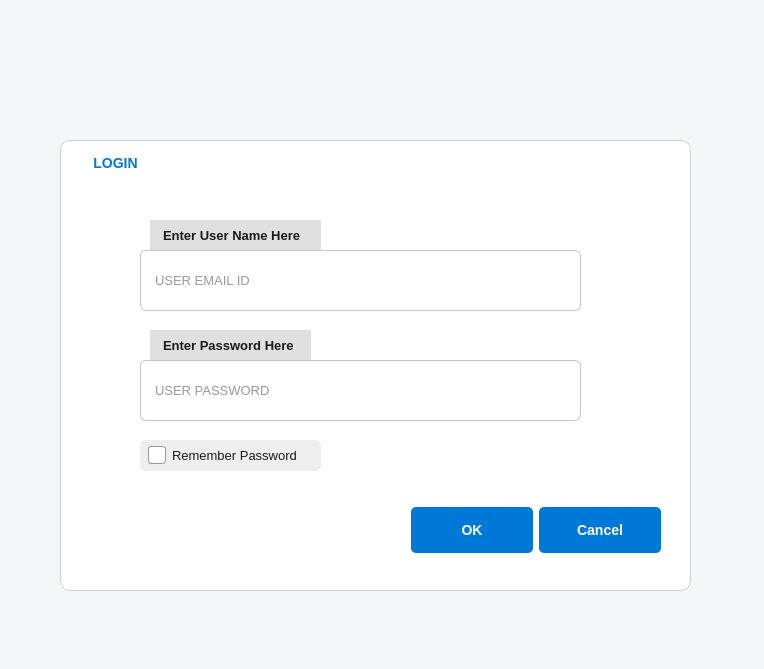
<?xml version="1.0" encoding="UTF-8"?>
<ui version="4.0">
 <class>Dialog</class>
 <widget class="QDialog" name="Dialog">
  <property name="geometry">
   <rect>
    <x>0</x>
    <y>0</y>
    <width>764</width>
    <height>669</height>
   </rect>
  </property>
  <property name="windowTitle">
   <string>Premedia App Login</string>
  </property>
  <property name="windowIcon">
   <iconset>
    <normaloff>:/newPrefix/premedia.png</normaloff>:/newPrefix/premedia.png</iconset>
  </property>
  <property name="styleSheet">
   <string notr="true">/* ===============================
🌐 Base Form Style (Clean/Neutral)
================================== */
QDialog, QWidget {
    background-color: #f4f6f8;  /* light neutral background */
    font-family: &quot;Segoe UI&quot;, &quot;Helvetica Neue&quot;, sans-serif;
    font-size: 14px;
    color: #333333;
}

/* ===============================
🖼️ QLabel Styling
================================== */
QLabel {
    background-color: transparent;
    font-size: 13px;
    color: #2e2e2e;
}

QLabel#label_2,
QLabel#label_3 {
    background-color: #e0e0e0;
    padding: 6px 10px;
    border-radius: 0px 5px 0px 5px;
    font-weight: 500;
    color: #1a1a1a;
}

QLabel#label {
    qproperty-alignment: AlignCenter;
    padding: 10px;
}

/* ===============================
📦 QGroupBox Styling
================================== */
QGroupBox {
    background-color: #ffffff;
    border: 1px solid #d1d1d1;
    border-radius: 10px;
    padding: 20px;
    margin-top: 10px;
    font-weight: bold;
}

QGroupBox::title {
    subcontrol-origin: content;
    subcontrol-position: top left;
    margin-top: -12px;
    padding: 4px 10px;
    font-size: 15px;
    color: #0078d7;
}

/* ===============================
🔤 QLineEdit (Inputs)
================================== */
QLineEdit {
    background-color: #ffffff;
    border: 1px solid #bfc5ca;
    border-radius: 6px;
    padding: 8px 12px;
    font-size: 13px;
    color: #333;
}

QLineEdit:focus {
    border: 1px solid #0078d7;
    background-color: #f0faff;
}

/* ===============================
✅ QCheckBox with Clean Label Background
================================== */
QCheckBox {
    spacing: 6px;
    font-size: 13px;
    color: #1a1a1a;
    padding: 6px 8px;
    border-radius: 6px;
    background-color: #eeeeee;
}

QCheckBox::indicator {
    width: 16px;
    height: 16px;
    border-radius: 3px;
    border: 1px solid #999;
    background-color: #ffffff;
}

QCheckBox::indicator:checked {
    background-color: #0078d7;
    image: none;
}

QCheckBox::indicator:hover {
    border: 1px solid #3399ff;
}

/* ===============================
🔘 QRadioButton Styling
================================== */
QRadioButton {
    spacing: 6px;
    font-size: 13px;
    color: #2e2e2e;
    padding: 6px 8px;
}

QRadioButton::indicator {
    width: 16px;
    height: 16px;
    border-radius: 8px;
    border: 2px solid #0078d7;
    background-color: white;
}

QRadioButton::indicator:checked {
    background-color: #0078d7;
}

QRadioButton::indicator:unchecked {
    background-color: white;
    border: 2px solid #bbb;
}

/* ===============================
🧩 QPushButton Styling (Flat &amp; Modern)
================================== */
QPushButton {
    background-color: #0078d7;
    color: white;
    padding: 8px 16px;
    border-radius: 5px;
    font-weight: bold;
    min-width: 90px;
    min-height: 30px;
    border: none;
}

QPushButton:hover {
    background-color: #005a9e;
}

QPushButton:pressed {
    background-color: #004578;
}

/* ===============================
💬 QDialogButtonBox Buttons
================================== */
QDialogButtonBox QPushButton {
    background-color: #0078d7;
    color: white;
    padding: 8px 16px;
    border-radius: 5px;
    font-weight: bold;
    border: none;
    min-width: 90px;
    min-height: 30px;
}

QDialogButtonBox QPushButton:hover {
    background-color: #005a9e;
}

QDialogButtonBox QPushButton:pressed {
    background-color: #004578;
}
</string>
  </property>
  <widget class="QGroupBox" name="groupBox">
   <property name="geometry">
    <rect>
     <x>60</x>
     <y>130</y>
     <width>631</width>
     <height>461</height>
    </rect>
   </property>
   <property name="font">
    <font>
     <family>Segoe UI</family>
     <pointsize>-1</pointsize>
     <weight>75</weight>
     <bold>true</bold>
    </font>
   </property>
   <property name="title">
    <string>LOGIN</string>
   </property>
   <widget class="QLabel" name="label_3">
    <property name="geometry">
     <rect>
      <x>90</x>
      <y>200</y>
      <width>161</width>
      <height>31</height>
     </rect>
    </property>
    <property name="font">
     <font>
      <family>Segoe UI</family>
      <pointsize>-1</pointsize>
      <weight>63</weight>
      <bold>true</bold>
     </font>
    </property>
    <property name="text">
     <string>Enter Password Here</string>
    </property>
   </widget>
   <widget class="QLineEdit" name="usernametxt">
    <property name="geometry">
     <rect>
      <x>80</x>
      <y>120</y>
      <width>441</width>
      <height>61</height>
     </rect>
    </property>
    <property name="font">
     <font>
      <family>Segoe UI</family>
      <pointsize>-1</pointsize>
     </font>
    </property>
    <property name="placeholderText">
     <string>USER EMAIL ID</string>
    </property>
   </widget>
   <widget class="QLineEdit" name="passwordtxt">
    <property name="geometry">
     <rect>
      <x>80</x>
      <y>230</y>
      <width>441</width>
      <height>61</height>
     </rect>
    </property>
    <property name="font">
     <font>
      <family>Segoe UI</family>
      <pointsize>-1</pointsize>
     </font>
    </property>
    <property name="echoMode">
     <enum>QLineEdit::Password</enum>
    </property>
    <property name="placeholderText">
     <string>USER PASSWORD</string>
    </property>
   </widget>
   <widget class="QCheckBox" name="rememberme">
    <property name="enabled">
     <bool>true</bool>
    </property>
    <property name="geometry">
     <rect>
      <x>80</x>
      <y>310</y>
      <width>181</width>
      <height>31</height>
     </rect>
    </property>
    <property name="font">
     <font>
      <family>Segoe UI</family>
      <pointsize>-1</pointsize>
     </font>
    </property>
    <property name="text">
     <string>Remember Password</string>
    </property>
    <property name="checkable">
     <bool>true</bool>
    </property>
    <property name="checked">
     <bool>true</bool>
    </property>
   </widget>
   <widget class="QLabel" name="label_2">
    <property name="geometry">
     <rect>
      <x>90</x>
      <y>90</y>
      <width>171</width>
      <height>30</height>
     </rect>
    </property>
    <property name="font">
     <font>
      <family>Segoe UI</family>
      <pointsize>-1</pointsize>
      <weight>63</weight>
      <bold>true</bold>
     </font>
    </property>
    <property name="text">
     <string>Enter User Name Here</string>
    </property>
   </widget>
   <widget class="QDialogButtonBox" name="buttonBox">
    <property name="geometry">
     <rect>
      <x>350</x>
      <y>370</y>
      <width>251</width>
      <height>61</height>
     </rect>
    </property>
    <property name="orientation">
     <enum>Qt::Horizontal</enum>
    </property>
    <property name="standardButtons">
     <set>QDialogButtonBox::Cancel|QDialogButtonBox::Ok</set>
    </property>
   </widget>
  </widget>
  <widget class="QLabel" name="label">
   <property name="geometry">
    <rect>
     <x>240</x>
     <y>10</y>
     <width>271</width>
     <height>121</height>
    </rect>
   </property>
   <property name="text">
    <string/>
   </property>
   <property name="pixmap">
    <pixmap resource="icons.qrc">:/icons/icons/vmg-premedia-logo.png</pixmap>
   </property>
   <property name="scaledContents">
    <bool>true</bool>
   </property>
  </widget>
 </widget>
 <resources>
  <include location="icons.qrc"/>
 </resources>
 <connections>
  <connection>
   <sender>buttonBox</sender>
   <signal>rejected()</signal>
   <receiver>Dialog</receiver>
   <slot>reject()</slot>
   <hints>
    <hint type="sourcelabel">
     <x>316</x>
     <y>260</y>
    </hint>
    <hint type="destinationlabel">
     <x>286</x>
     <y>274</y>
    </hint>
   </hints>
  </connection>
  <connection>
   <sender>buttonBox</sender>
   <signal>accepted()</signal>
   <receiver>Dialog</receiver>
   <slot>accept()</slot>
   <hints>
    <hint type="sourcelabel">
     <x>248</x>
     <y>254</y>
    </hint>
    <hint type="destinationlabel">
     <x>157</x>
     <y>274</y>
    </hint>
   </hints>
  </connection>
 </connections>
</ui>
